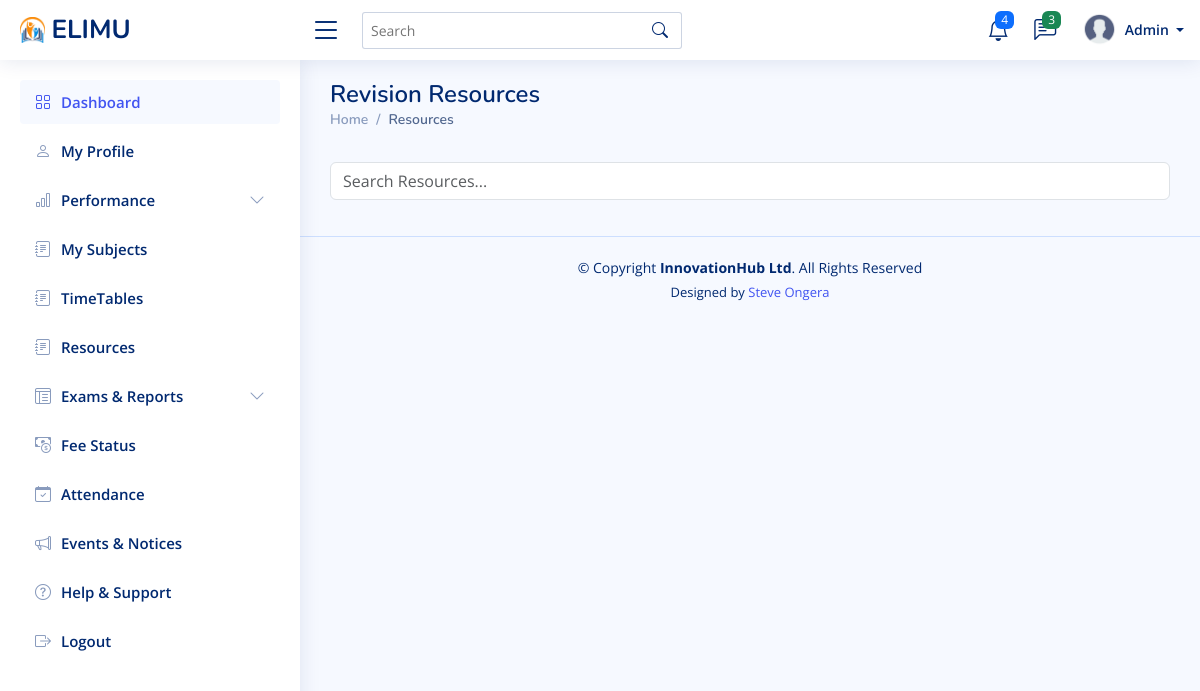
The app's page /resources/, older data.
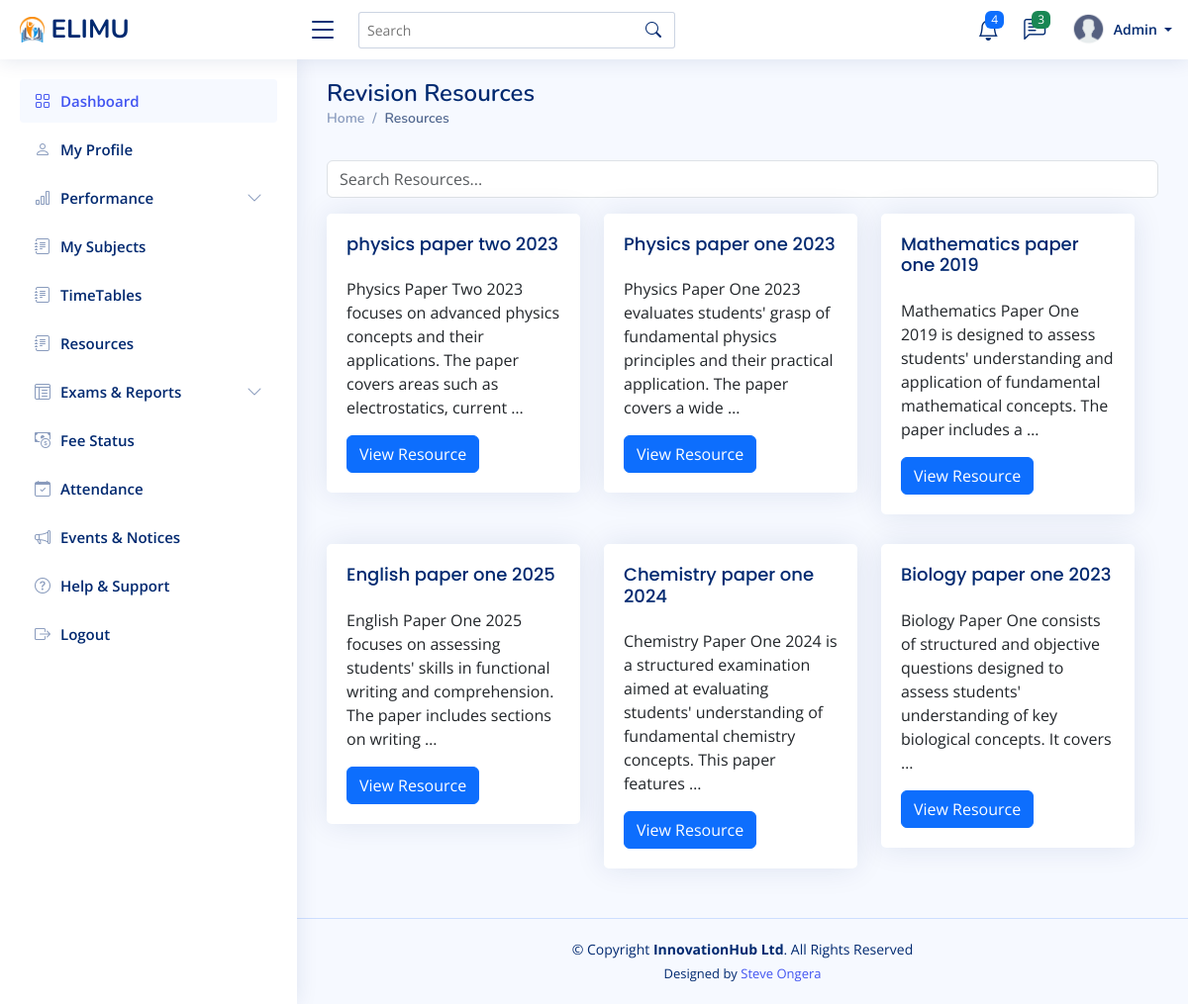
The same page, newer data.
### myapp/models.py (models this page shows, shortened)
class Resource(models.Model):
    title = models.CharField(max_length=255)
    description = models.TextField(blank=True, null=True)
    category = models.ForeignKey(ResourceCategory, related_name="resources", on_delete=models.SET_NULL, null=True, blank=True)
    file = models.FileField(upload_to='resources/', null=True, blank=True)
    created_at = models.DateTimeField(auto_now_add=True)
    updated_at = models.DateTimeField(auto_now=True)
    views = models.PositiveIntegerField(default=0)
    is_active = models.BooleanField(default=True)

### myapp/views.py (the view)
# urls.py: path('resources/', views.resources_list, name='resources_list'),
def resources_list(request):
    resources = Resource.objects.filter(is_active=True).order_by('-created_at')
    return render(request, 'resources/resources_list.html', {'resources': resources})

### myapp/context_processors.py (called while the page is built)
def unread_messages(request):
    if request.user.is_authenticated:
        messages = Message.objects.filter(receiver=request.user, is_read=False).order_by('-timestamp')
        return {'messages': messages}
    return {'messages': []}

### templates/resources/resources_list.html (shortened to what this page needs)
{% extends "base/base.html" %}
{% block content %}
  <div class="pagetitle">
    <h1>Revision Resources</h1>
    <nav>
      <ol class="breadcrumb">
        {% if request.user.is_staff %}
        <li class="breadcrumb-item"><a href="{% url 'admin_dashboard' %}">Home</a></li>
        {% else %}
        <li class="breadcrumb-item"><a href="{% url 'student_dashboard' %}">Home</a></li>
        {% endif %}
        <li class="breadcrumb-item active">Resources</li>
      </ol>
    </nav>
  </div>
  <section class="section">
    <div class="row">
      <div class="col-12 mb-3">
        <input type="text" id="search-input" class="form-control" placeholder="Search Resources..." autocomplete="off">
      </div>
      <div id="resource-list" class="row">
        {% for resource in resources %}
          <div class="col-md-4">
            <div class="card">
              <div class="card-body">
                <h5 class="card-title">{{ resource.title }}</h5>
                <p>{{ resource.description|truncatewords:20 }}</p>
                <a href="{% url 'resource_detail' resource.id %}" class="btn btn-primary">View Resource</a>
              </div>
            </div>
          </div>
        {% endfor %}
      </div>
    </div>
  </section>
{% endblock %}

### templates/base/base.html (shortened to what this page needs)
{% load static %}
<!DOCTYPE html>
<html lang="en">
<head>
  <link href="{% static 'assets/vendor/bootstrap/css/bootstrap.min.css'%}" rel="stylesheet">
  <link href="{% static 'assets/vendor/bootstrap-icons/bootstrap-icons.css'%}" rel="stylesheet">
  <link href="{% static 'assets/vendor/boxicons/css/boxicons.min.css'%}" rel="stylesheet">
  <link href="{% static 'assets/vendor/quill/quill.snow.css'%}" rel="stylesheet">
  <link href="{% static 'assets/vendor/quill/quill.bubble.css'%}" rel="stylesheet">
  <link href="{% static 'assets/vendor/remixicon/remixicon.css'%}" rel="stylesheet">
  <link href="{% static 'assets/vendor/simple-datatables/style.css'%}" rel="stylesheet">
<link href="https://cdn.jsdelivr.net/npm/bootstrap-icons/font/bootstrap-icons.css" rel="stylesheet">
  <link href="{% static 'assets/css/style.css'%}" rel="stylesheet">
  <link href="{% static 'assets/css/extra.css'%}" rel="stylesheet">
</head>
  <body>
    {% include "base/navbar.html" %}
    {% if request.user.is_staff %}
      {% include "base/sidebar.html" %}
    {% else %}
      {% include "base/student_sidebar.html" %}
    {% endif %}
    <main id="main" class="main">
        {% block content %}{% endblock %}
    </main>
    {% include 'base/footer.html'%}
 </body>
</html>

### templates/base/navbar.html (shortened to what this page needs)
{% load static %}
<header id="header" class="header fixed-top d-flex align-items-center">
    <div class="d-flex align-items-center justify-content-between">
      {% if request.user.is_staff %}
        <a href="{% url 'admin_dashboard'%}" class="logo d-flex align-items-center">
        {% else %}
        <a href="{% url 'student_dashboard'%}" class="logo d-flex align-items-center">
      {% endif %}
        <img src="{% static 'assets/img/logo.png'%}" alt="">
        <span class="d-none d-lg-block">ELIMU</span>
      </a>
      <i class="bi bi-list toggle-sidebar-btn"></i>
    </div>
    <div class="search-bar">
      <form class="search-form d-flex align-items-center" method="POST" action="#">
        <input type="text" name="query" placeholder="Search" title="Enter search keyword">
        <button type="submit" title="Search"><i class="bi bi-search"></i></button>
      </form>
    </div>
    <nav class="header-nav ms-auto">
      <ul class="d-flex align-items-center">
        <li class="nav-item dropdown">
          <a class="nav-link nav-icon" href="#" data-bs-toggle="dropdown">
            <i class="bi bi-bell"></i>
            <span class="badge bg-primary badge-number">4</span>
          </a>
            </li>
          </ul>
        <li class="nav-item dropdown">
          <a class="nav-link nav-icon" href="#" data-bs-toggle="dropdown">
            <i class="bi bi-chat-left-text"></i>
            <span class="badge bg-success badge-number">3</span>
          </a>
        </li>
        <li class="nav-item dropdown pe-3">
          <a class="nav-link nav-profile d-flex align-items-center pe-0" href="#" data-bs-toggle="dropdown">
            <img src="{% static 'assets/img/profile.png'%}" alt="Profile" class="rounded-circle">
            <span class="d-none d-md-block dropdown-toggle ps-2">
              {% if user.is_authenticated %}
                   {{ user.username }}
              {% else %}
                  Admin
              {% endif %}
            </span>
          </a>
        </li>
    </nav>
  </header>

### templates/base/student_sidebar.html (shortened to what this page needs)
{% load static %}
<aside id="sidebar" class="sidebar">
  <ul class="sidebar-nav" id="sidebar-nav">
    <li class="nav-item">
      <a class="nav-link" href="{% url 'student_dashboard'%}">
        <i class="bi bi-grid"></i>
        <span>Dashboard</span>
      </a>
    </li>
    <li class="nav-item">
      <a class="nav-link collapsed" href="{% url 'student_profile'%}">
        <i class="bi bi-person"></i>
        <span>My Profile</span>
      </a>
    </li>
    <li class="nav-item">
      <a class="nav-link collapsed" data-bs-target="#performance-nav" data-bs-toggle="collapse" href="#">
        <i class="bi bi-bar-chart"></i><span>Performance</span><i class="bi bi-chevron-down ms-auto"></i>
      </a>
    </li>
    <li class="nav-item">
      <a class="nav-link collapsed" href="{% url 'enroll_subjects'%}">
        <i class="bi bi-journal-text"></i>
        <span>My Subjects</span>
      </a>
    </li>
    <li class="nav-item">
      <a class="nav-link collapsed" href="{% url 'timetable_list'%}">
        <i class="bi bi-journal-text"></i>
        <span>TimeTables</span>
      </a>
    </li>
    <li class="nav-item">
      <a class="nav-link collapsed" href="{% url 'resources_list'%}">
        <i class="bi bi-journal-text"></i>
        <span>Resources</span>
      </a>
    </li>
    <li class="nav-item">
      <a class="nav-link collapsed" data-bs-target="#exam-nav" data-bs-toggle="collapse" href="#">
        <i class="bi bi-layout-text-window-reverse"></i><span>Exams & Reports</span><i class="bi bi-chevron-down ms-auto"></i>
      </a>
    </li>
    <li class="nav-item">
      <a class="nav-link collapsed" href="#">
        <i class="bi bi-cash-coin"></i>
        <span>Fee Status</span>
      </a>
    </li>
    <li class="nav-item">
      <a class="nav-link collapsed" href="#">
        <i class="bi bi-calendar-check"></i>
        <span>Attendance</span>
      </a>
    </li>
    <li class="nav-item">
      <a class="nav-link collapsed" href="#">
        <i class="bi bi-megaphone"></i>
        <span>Events & Notices</span>
      </a>
    </li>
    <li class="nav-item">
      <a class="nav-link collapsed" href="#">
        <i class="bi bi-question-circle"></i>
        <span>Help & Support</span>
      </a>
    </li>
    <li class="nav-item">
      <a class="nav-link collapsed" href="{% url 'logout' %}">
        <i class="bi bi-box-arrow-right"></i>
        <span>Logout</span>
      </a>
    </li>
  </ul>
</aside>

### templates/base/footer.html (shortened to what this page needs)
{% load static %}
  <footer id="footer" class="footer">
    <div class="copyright">
      &copy; Copyright <strong><span>InnovationHub Ltd</span></strong>. All Rights Reserved
    </div>
    <div class="credits">
      Designed by <a href="https://steve-ongera.com/">Steve Ongera</a>
    </div>
  </footer>

### static/assets/css/style.css (style rules this page uses)
:root { scroll-behavior: smooth; }
body { font-family: "Open Sans", sans-serif; background: #f6f9ff; color: #444444; }
a { color: #4154f1; text-decoration: none; }
h1, h2, h3, h4, h5, h6 { font-family: "Nunito", sans-serif; }
#main { margin-top: 60px; padding: 20px 30px; transition: all 0.3s; }
.pagetitle { margin-bottom: 10px; }
.pagetitle h1 { font-size: 24px; margin-bottom: 0; font-weight: 600; color: #012970; }
.card { margin-bottom: 30px; border: none; border-radius: 5px; box-shadow: 0px 0 30px rgba(1, 41, 112, 0.1); }
.card-title { padding: 20px 0 15px 0; font-size: 18px; font-weight: 500; color: #012970; font-family: "Poppins", sans-serif; }
.card-body { padding: 0 20px 20px 20px; }
.breadcrumb { font-size: 14px; font-family: "Nunito", sans-serif; color: #899bbd; font-weight: 600; }
.breadcrumb a { color: #899bbd; transition: 0.3s; }
.breadcrumb .breadcrumb-item::before { color: #899bbd; }
.breadcrumb .active { color: #51678f; font-weight: 600; }
.logo { line-height: 1; }
@media (min-width: 1200px) { .logo { width: 280px; } }
.logo img { max-height: 26px; margin-right: 6px; }
.logo span { font-size: 26px; font-weight: 700; color: #012970; font-family: "Nunito", sans-serif; }
.header { transition: all 0.5s; z-index: 997; height: 60px; box-shadow: 0px 2px 20px rgba(1, 41, 112, 0.1); background-color: #fff; padding-left: 20px; }
.header .toggle-sidebar-btn { font-size: 32px; padding-left: 10px; cursor: pointer; color: #012970; }
.header .search-bar { min-width: 360px; padding: 0 20px; }
.header .search-form { width: 100%; }
.header .search-form input { border: 0; font-size: 14px; color: #012970; border: 1px solid rgba(1, 41, 112, 0.2); padding: 7px 38px 7px 8px; border-radius: 3px; transition: 0.3s; width: 100%; }
.header .search-form button { border: 0; padding: 0; margin-left: -30px; background: none; }
.header .search-form button i { color: #012970; }
.header-nav ul { list-style: none; }
.header-nav>ul { margin: 0; padding: 0; }
.header-nav .nav-icon { font-size: 22px; color: #012970; margin-right: 25px; position: relative; }
.header-nav .nav-profile { color: #012970; }
.header-nav .nav-profile img { max-height: 36px; }
.header-nav .nav-profile span { font-size: 14px; font-weight: 600; }
.header-nav .badge-number { position: absolute; inset: -2px -5px auto auto; font-weight: normal; font-size: 12px; padding: 3px 6px; }
.sidebar { position: fixed; top: 60px; left: 0; bottom: 0; width: 300px; z-index: 996; transition: all 0.3s; padding: 20px; overflow-y: auto; scrollbar-width: thin; scrollbar-color: #aab7cf transparent; box-shadow: 0px 0px 20px rgba(1, 41, 112, 0.1); background-color: #fff; }
@media (min-width: 1200px) { #main, #footer { margin-left: 300px; } }
.sidebar-nav { padding: 0; margin: 0; list-style: none; }
.sidebar-nav li { padding: 0; margin: 0; list-style: none; }
.sidebar-nav .nav-item { margin-bottom: 5px; }
.sidebar-nav .nav-link { display: flex; align-items: center; font-size: 15px; font-weight: 600; color: #4154f1; transition: 0.3; background: #f6f9ff; padding: 10px 15px; border-radius: 4px; }
.sidebar-nav .nav-link i { font-size: 16px; margin-right: 10px; color: #4154f1; }
.sidebar-nav .nav-link.collapsed { color: #012970; background: #fff; }
.sidebar-nav .nav-link.collapsed i { color: #899bbd; }
.sidebar-nav .nav-link .bi-chevron-down { margin-right: 0; transition: transform 0.2s ease-in-out; }
.footer { padding: 20px 0; font-size: 14px; transition: all 0.3s; border-top: 1px solid #cddfff; }
.footer .copyright { text-align: center; color: #012970; }
.footer .credits { padding-top: 5px; text-align: center; font-size: 13px; color: #012970; }

Row changes from the older to the newer data that the page shows:
added Resource: title "physics paper two 2023", description "Physics Paper Two 2023 focuses on advanced physics concepts and their applications. The paper covers areas such as electrostatics, current …"
added Resource: title "Physics paper one 2023", description "Physics Paper One 2023 evaluates students' grasp of fundamental physics principles and their practical application. The paper covers a wide …"
added Resource: title "Mathematics paper one 2019", description "Mathematics Paper One 2019 is designed to assess students' understanding and application of fundamental mathematical concepts. The paper includes a …"
added Resource: title "English paper one 2025", description "English Paper One 2025 focuses on assessing students' skills in functional writing and comprehension. The paper includes sections on writing …"
added Resource: title "Chemistry paper one 2024", description "Chemistry Paper One 2024 is a structured examination aimed at evaluating students' understanding of fundamental chemistry concepts. This paper features …"
added Resource: title "Biology paper one 2023", description "Biology Paper One consists of structured and objective questions designed to assess students' understanding of key biological concepts. It covers …"
